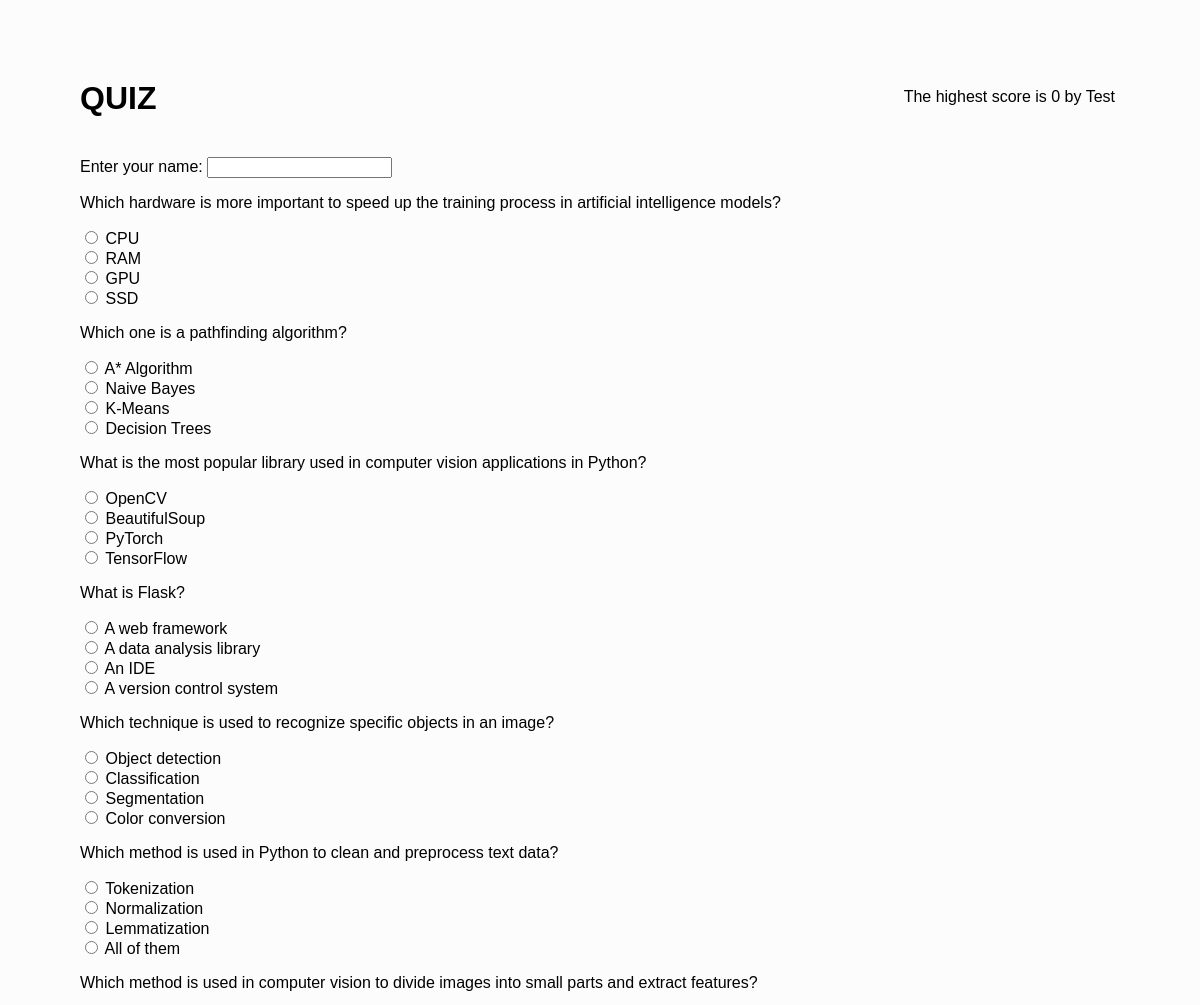
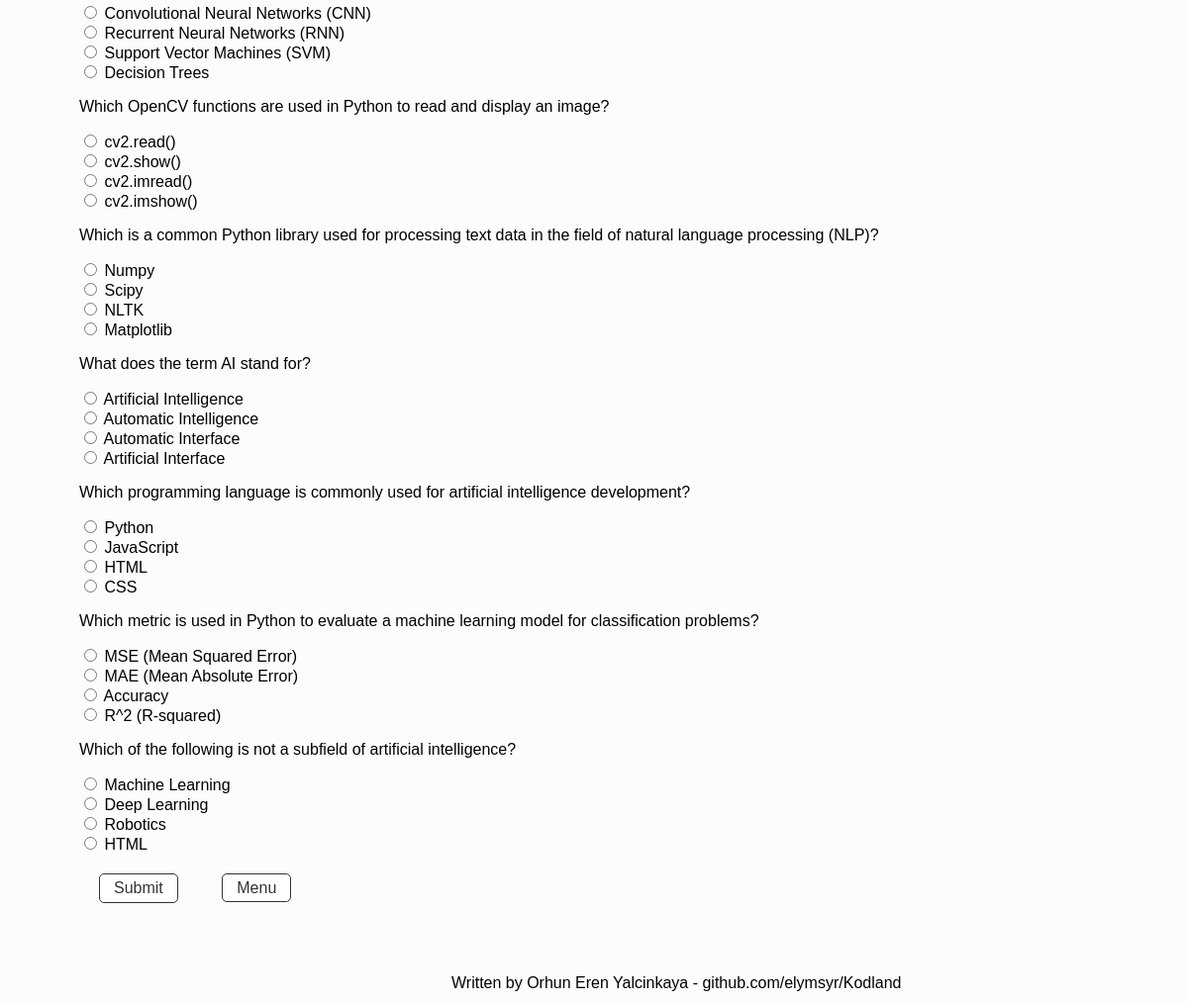
The page /quiz on the database its author committed (2 pictures, top to bottom).
### tables this page shows
CREATE TABLE scores (
            id INTEGER PRIMARY KEY AUTOINCREMENT,
            name TEXT NOT NULL,
            score INT NOT NULL
        );

CREATE TABLE questions (
            id INTEGER PRIMARY KEY AUTOINCREMENT,
            question TEXT NOT NULL,
            option1 TEXT NOT NULL,
            option2 TEXT NOT NULL,
            option3 TEXT NOT NULL,
            option4 TEXT NOT NULL,
            answer TEXT NOT NULL
        );

### app.py (the view)
@app.route('/quiz')
def quiz():
    conn = sqlite3.connect('quiz.db')
    cursor = conn.cursor()
    cursor.execute('SELECT * FROM questions')
    questions = cursor.fetchall()
    conn.close()
    highest_score, highest_scorer = get_highest_score()
    return flask.render_template('quiz.html', questions=questions, highest_score=highest_score, highest_scorer=highest_scorer)

### app.py (called while the page is built)
def get_highest_score():
    conn = sqlite3.connect('quiz.db')
    cursor = conn.cursor()
    cursor.execute('SELECT name, score FROM scores ORDER BY score DESC, id ASC LIMIT 1')
    row = cursor.fetchone()
    conn.close()
    if row:
        return row[1], row[0]
    return None, None

### templates/quiz.html (shortened to what this page needs)
<!DOCTYPE html>
<html lang="en">
<head>
    <link rel="stylesheet" href="{{ url_for('static', filename='stylesheet.css') }}">
</head>
<body>
    <div>
        <div id="score">The highest score is {{ highest_score }} by {{ highest_scorer }}</div>
        <h1>QUIZ</h1>
        <form action="{{ url_for('result') }}" method="POST">
            <div class="name-input">
                <label for="name">Enter your name:</label>
                <input type="text" id="name" name="name" required>
            {% for question in questions %}
            <div class="question">
                <p>{{ question[1] }}</p>
                <input type="radio" name="{{ question[0] }}" value="{{ question[2] }}"> {{ question[2] }}<br>
                <input type="radio" name="{{ question[0] }}" value="{{ question[3] }}"> {{ question[3] }}<br>
                <input type="radio" name="{{ question[0] }}" value="{{ question[4] }}"> {{ question[4] }}<br>
                <input type="radio" name="{{ question[0] }}" value="{{ question[5] }}"> {{ question[5] }}<br>
            </div>
            {% endfor %}
            <input class="submit" type="submit" value="Submit">
            <a class="submit" href="{{ url_for('index') }}">Menu</a>
        </form>
    </div>
</body>
<footer, id="author">Written by Orhun Eren Yalcinkaya - github.com/elymsyr/Kodland</footer>
</html>

### static/stylesheet.css (style rules this page uses)
body { font-family: Arial, sans-serif; background-color: #fcfcfc; padding: 80px; margin: 0; }
.submit,a { margin: 20px; color: #333; background-color: #fff; border: 1px solid #333; padding: 10px 20px; border-radius: 5px; font-size: medium; padding: 5px 14px; cursor: pointer; text-decoration: none; }
h1 { margin: 0; margin-bottom: 40px; padding: 0; }
#score { position: fixed; top: 0; right: 0; margin: 88px 85px 0 0; }
#author { position: fixed; bottom: 0; left: 38%; margin: 10px 0; }

### rows shown on the page
scores: name "Test"
questions: question "Which hardware is more important to speed up the training process in artificial intelligence models?", option1 "CPU", option2 "RAM", option3 "GPU", option4 "SSD"
questions: question "Which one is a pathfinding algorithm?", option1 "A* Algorithm", option2 "Naive Bayes", option3 "K-Means", option4 "Decision Trees"
questions: question "What is the most popular library used in computer vision applications in Python?", option1 "OpenCV", option2 "BeautifulSoup", option3 "PyTorch", option4 "TensorFlow"
questions: question "What is Flask?", option1 "A web framework", option2 "A data analysis library", option3 "An IDE", option4 "A version control system"
questions: question "Which technique is used to recognize specific objects in an image?", option1 "Object detection", option2 "Classification", option3 "Segmentation", option4 "Color conversion"
questions: question "Which method is used in Python to clean and preprocess text data?", option1 "Tokenization", option2 "Normalization", option3 "Lemmatization", option4 "All of them"
questions: question "Which method is used in computer vision to divide images into small parts and extract features?", option1 "Convolutional Neural Networks (CNN)", option2 "Recurrent Neural Networks (RNN)", option3 "Support Vector Machines (SVM)", option4 "Decision Trees"
questions: question "Which OpenCV functions are used in Python to read and display an image?", option1 "cv2.read()", option2 "cv2.show()", option3 "cv2.imread()", option4 "cv2.imshow()"
questions: question "Which is a common Python library used for processing text data in the field of natural language processing (NLP)?", option1 "Numpy", option2 "Scipy", option3 "NLTK", option4 "Matplotlib"
questions: question "What does the term AI stand for?", option1 "Artificial Intelligence", option2 "Automatic Intelligence", option3 "Automatic Interface", option4 "Artificial Interface"
questions: question "Which programming language is commonly used for artificial intelligence development?", option1 "Python", option2 "JavaScript", option3 "HTML", option4 "CSS"
questions: question "Which metric is used in Python to evaluate a machine learning model for classification problems?", option1 "MSE (Mean Squared Error)", option2 "MAE (Mean Absolute Error)", option3 "Accuracy", option4 "R^2 (R-squared)"
questions: question "Which of the following is not a subfield of artificial intelligence?", option1 "Machine Learning", option2 "Deep Learning", option3 "Robotics", option4 "HTML"

### other values the page prints
{{ highest_score }} "0"
